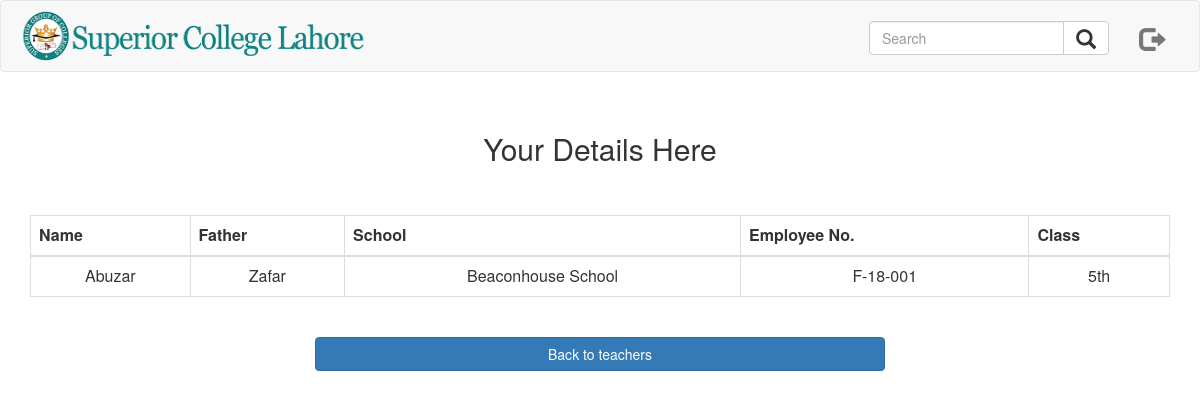
The app's page /teachers-detail.php?details=2 with its own data.
### tables this page shows
CREATE TABLE `teachers` (
  `u_id` int(10) NOT NULL,
  `u_name` text NOT NULL,
  `u_father` text NOT NULL,
  `u_school` varchar(50) NOT NULL,
  `u_roll` varchar(10) NOT NULL,
  `u_class` varchar(10) NOT NULL
);

### teachers-detail.php (the view, shortened to what this page needs)
<?php
include 'conn.php';
include 'nav.php';
?>
<!DOCTYPE html PUBLIC "-//W3C//DTD XHTML 1.0 Transitional//EN" "http://www.w3.org/TR/xhtml1/DTD/xhtml1-transitional.dtd">
<html xmlns="http://www.w3.org/1999/xhtml">
<head>
<link href="stylesheet.css" rel="stylesheet" type="text/css">
<link href="bootstrap1/css/bootstrap.css" rel="stylesheet"  type="text/css">
</head>
<body>
<div class="container"
<?php
$record_details = @$_GET['details'];
$query			= "select * from teachers where u_id='$record_details'";
$run1			= mysqli_query($con, $query);
while($row1 = mysqli_fetch_array($run1)){
$name	= $row1[1];
$father	= $row1[2];
$school = $row1[3];
$roll 	= $row1[4];
$class 	= $row1[5];
?>
				<br><br>
                <h2 class="text-center">Your Details Here</h2><br /><br />
					<table  class="table  table-bordered " >
					<thead>
					<tr align='center'>
						<th>Name</th>
						<th>Father</th>
						<th>School</th>
						<th>Employee No.</th>
						<th>Class</th>
					</tr>
                    </thead>
                    <tbody>
					<tr align='center'>
						<td><?php echo $name; 	?></td>
						<td><?php echo $father; ?></td>
						<td><?php echo $school; ?></td>
						<td><?php echo $roll; 	?></td>
						<td><?php echo $class;  ?></td>
					</tr>
                    </tbody>
					<?php } ?>
				</table><br />
              <center><a href="home.php?teachers" class="btn btn-primary index_btn">Back to teachers</a></center>
</div>
</body>
</html>

### stylesheet.css (style rules this page uses)
.index_btn { width:50%; }

### records on screen
teachers: u_name "Abuzar", u_father "Zafar", u_school "Beaconhouse School", u_roll "F-18-001", u_class "5th"
